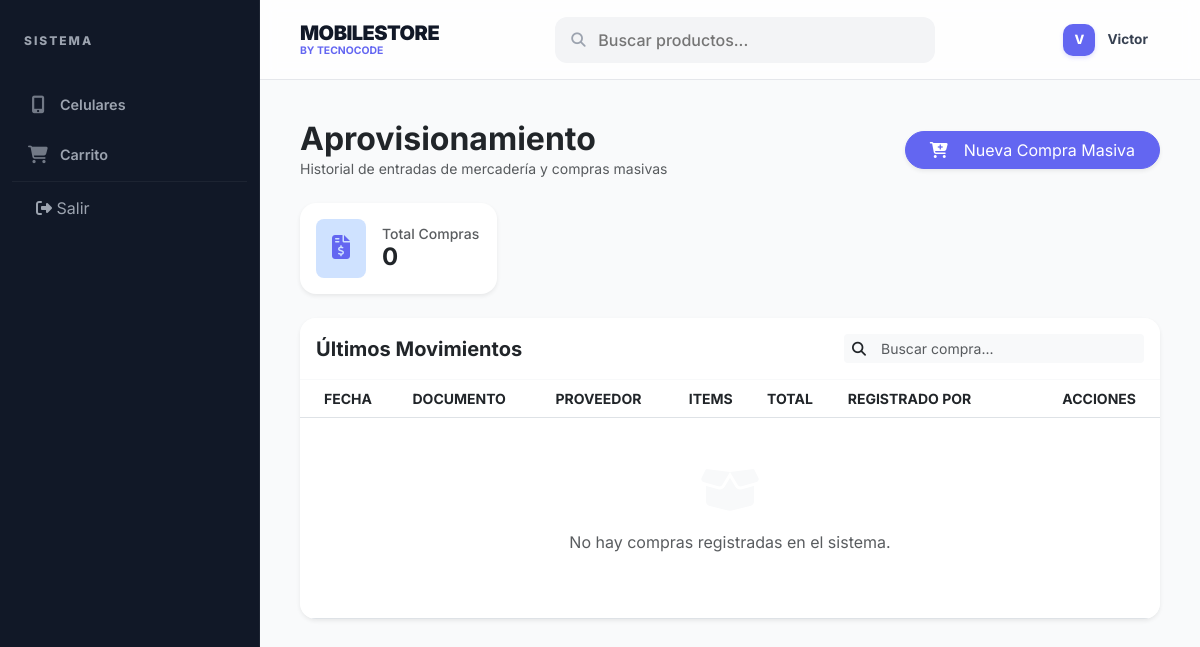
The page /proveedores/compras/ (signed in) on the database as committed earlier.
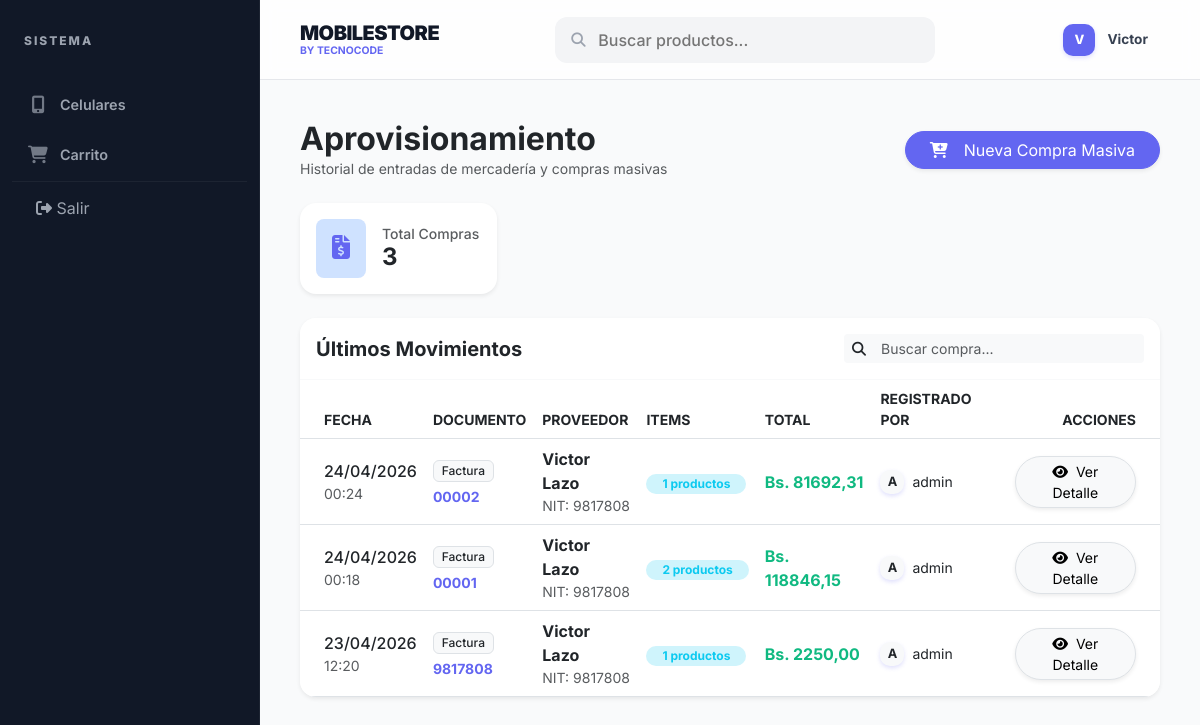
The same page on the database as committed later.
### Login/models.py (models this page shows, shortened)
class Compra(models.Model):
    TIPO_DOC_CHOICES = [
        ('Factura', 'Factura Legal'),
        ('Nota de Venta', 'Nota de Venta'),
        ('Recibo', 'Recibo'),
        ('Referencia Libre', 'Referencia Libre / Comprobante Informal'),
    ]
    id_compra = models.AutoField(primary_key=True)
    fecha = models.DateTimeField(auto_now_add=True)
    tipo_documento = models.CharField(max_length=20, choices=TIPO_DOC_CHOICES, default='Factura')
    numero_documento = models.CharField(max_length=50)
    total = models.DecimalField(max_digits=10, decimal_places=2, default=0)
    observaciones = models.TextField(blank=True, null=True)
    usuario = models.ForeignKey(settings.AUTH_USER_MODEL, on_delete=models.CASCADE, db_column='id_usuario')
    proveedor = models.ForeignKey(Proveedor, on_delete=models.CASCADE, db_column='id_proveedor', related_name='compras')
    class Meta:
        db_table = 'compra'
        unique_together = ('proveedor', 'numero_documento')

class Proveedor(models.Model):
    TIPO_CHOICES = [
        ('Natural', 'Persona Natural'),
        ('Empresa', 'Empresa/Jurídica'),
    ]
    id_proveedor = models.AutoField(primary_key=True)
    nombre = models.CharField(max_length=150)
    tipo = models.CharField(max_length=10, choices=TIPO_CHOICES, default='Empresa')
    nit_documento = models.CharField(max_length=20, unique=True, verbose_name="NIT o Documento")
    telefono = models.CharField(max_length=20, blank=True, null=True)
    email = models.EmailField(max_length=100, blank=True, null=True)
    direccion = models.CharField(max_length=255, blank=True, null=True)
    estado = models.CharField(max_length=10, default='Activo')
    observaciones = models.TextField(blank=True, null=True)
    class Meta:
        db_table = 'proveedor'
        verbose_name_plural = 'Proveedores'

class Usuario(AbstractUser):
    ROL_CHOICES = [
        ('Administrador', 'Administrador'),  # Acceso total
        ('Vendedor', 'Vendedor'),            # Acceso a ventas e inventario
        ('Usuario', 'Usuario'),              # Cliente final (pestaña de compras)
    ]
    ESTADO_CHOICES = [
        ('Activo', 'Activo'),
        ('Inactivo', 'Inactivo'),
    ]
    nombre_completo = models.CharField(max_length=100, null=True, blank=True)
    rol = models.CharField(max_length=20, choices=ROL_CHOICES, default='Usuario')
    estado = models.CharField(max_length=10, choices=ESTADO_CHOICES, default='Activo')
    class Meta:
        db_table = 'usuario'
        verbose_name = 'Usuario'
        verbose_name_plural = 'Usuarios'

### Login/views.py (the view)
# urls.py: path('proveedores/compras/', CompraListView.as_view(), name='lista_compras'),
class CompraListView(LoginRequiredMixin, UserPassesTestMixin, ListView):
    model = Compra
    template_name = 'proveedores/lista_compras.html'
    context_object_name = 'compras'
    ordering = ['-fecha']
    def test_func(self):
        return self.request.user.rol in ['Administrador', 'Vendedor'] or self.request.user.is_superuser

### Login/context_processors.py (called while the page is built)
def global_context(request):
    data = {
        'cart_count': 0,
        'pendientes_count': 0
    }
    if request.user.is_authenticated:
        cart = Carrito.objects.filter(usuario=request.user, estado='Activo').first()
        data['cart_count'] = cart.detalles.count() if cart else 0
        if request.user.is_superuser or request.user.rol in ['Administrador', 'Vendedor']:
            data['pendientes_count'] = Pago.objects.filter(estado='Pendiente').count()
    return data

### templates/proveedores/lista_compras.html (shortened to what the changed rows need)
{% extends 'base.html' %}
{% block content %}
<div class="page-header-responsive mb-4">
    <div>
        <h2 class="fw-bold mb-0 text-dark">Aprovisionamiento</h2>
    </div>
</div>
<div class="row g-4 mb-4">
    <div class="col-md-3">
        <div class="card border-0 shadow-sm rounded-4 p-3 bg-white">
            <div class="d-flex align-items-center gap-3">
                <div>
                    <h6 class="text-muted small mb-0">Total Compras</h6>
                    <h4 class="fw-bold mb-0">{{ compras.count }}</h4>
                </div>
            </div>
        </div>
    </div>
</div>
<div class="card border-0 shadow-sm rounded-4 overflow-hidden">
    <div class="table-responsive">
        <table class="table table-hover align-middle mb-0">
            <thead class="bg-light text-muted small text-uppercase">
                <tr>
                    <th class="ps-4">Fecha</th>
                    <th>Documento</th>
                    <th>Proveedor</th>
                    <th>Items</th>
                    <th>Total</th>
                    <th>Registrado por</th>
                    <th class="text-end pe-4">Acciones</th>
                </tr>
            </thead>
            <tbody>
                {% for compra in compras %}
                <tr>
                    <td class="ps-4">
                        <div class="fw-medium text-dark">{{ compra.fecha|date:"d/m/Y" }}</div>
                        <div class="text-muted small">{{ compra.fecha|date:"H:i" }}</div>
                    </td>
                    <td>
                        <span class="badge bg-light text-dark border fw-medium">{{ compra.tipo_documento }}</span>
                        <div class="small fw-bold mt-1 text-primary">{{ compra.numero_documento }}</div>
                    </td>
                    <td>
                        <div class="fw-bold text-dark">{{ compra.proveedor.nombre }}</div>
                        <div class="text-muted small">NIT: {{ compra.proveedor.nit_documento }}</div>
                    </td>
                    <td>
                        <span class="badge rounded-pill bg-info-subtle text-info px-3">
                            {{ compra.detalles.count }} productos
                        </span>
                    </td>
                    <td>
                        <div class="fw-bold text-success">Bs. {{ compra.total }}</div>
                    </td>
                    <td>
                        <div class="d-flex align-items-center gap-2">
                            <div class="avatar bg-light text-dark small fw-bold" style="width: 24px; height: 24px;">{{ compra.usuario.username.0|upper }}</div>
                            <span class="small">{{ compra.usuario.username }}</span>
                        </div>
                    </td>
                    <td class="text-end pe-4">
                        <a href="{% url 'detalle_compra' compra.pk %}" class="btn btn-sm btn-light border rounded-pill shadow-sm px-3">
                            <i class="fas fa-eye me-1"></i> Ver Detalle
                        </a>
                    </td>
                </tr>
                {% empty %}
                <tr>
                    <td colspan="7" class="text-center py-5">
                        <div class="text-muted">
                            <i class="fas fa-box-open fa-3x mb-3 text-light"></i>
                            <p>No hay compras registradas en el sistema.</p>
                        </div>
                    </td>
                </tr>
                {% endfor %}
            </tbody>
        </table>
    </div>
</div>
{% endblock %}

Rows that differ between the two databases and show on the page:
added Compra: fecha "24/04/2026", fecha "00:24", tipo_documento "Factura", numero_documento "00002", proveedor.nombre "Victor Lazo", proveedor.nit_documento "9817808", detalles.count "1", total "81692,31", usuario.username.0 "A", usuario.username "admin"
added Compra: fecha "24/04/2026", fecha "00:18", tipo_documento "Factura", numero_documento "00001", proveedor.nombre "Victor Lazo", proveedor.nit_documento "9817808", detalles.count "2", total "118846,15", usuario.username.0 "A", usuario.username "admin"
added Compra: fecha "23/04/2026", fecha "12:20", tipo_documento "Factura", numero_documento "9817808", proveedor.nombre "Victor Lazo", proveedor.nit_documento "9817808", detalles.count "1", total "2250,00", usuario.username.0 "A", usuario.username "admin"
Other text that changed with them:
{{ compras.count }}: "0" → "3"
text no longer shown: "No hay compras registradas en el sistema."
